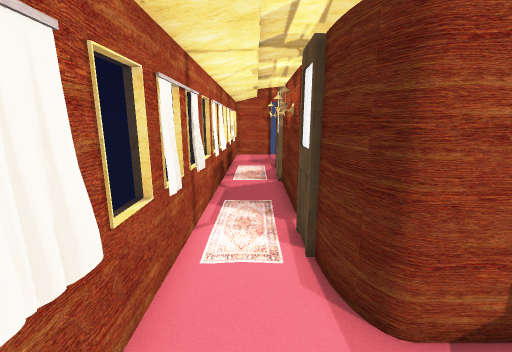
[1] (above)

12 first-person views from a walk through a scene from a Unity 3-D project. The camera is 1.5 m above the floor, tilts 12° down and sees 90° across. The floor is counted in squares, 0.5 m on a side. Each view is taken from the middle of a square. On the plan, view 1 faces up. The plan holds only what a view shows up to about 19 squares ahead; the rest is blank. The player is left out. Some animated figures are not drawn. Some surface patterns are stand-ins.

[2]
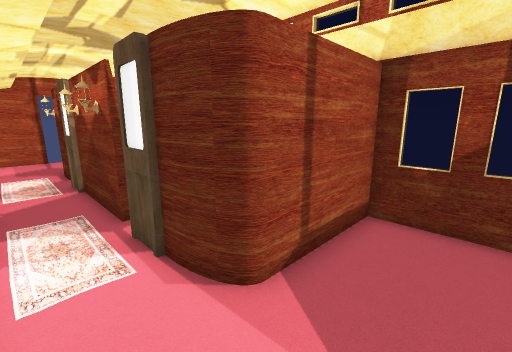

[3]
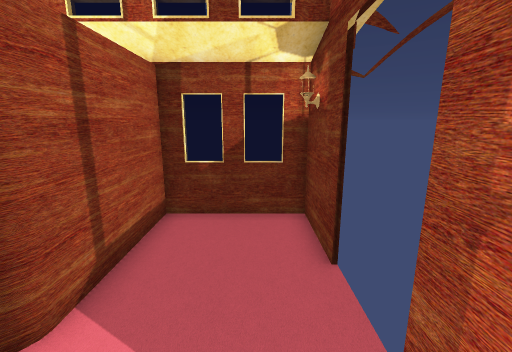

[4]
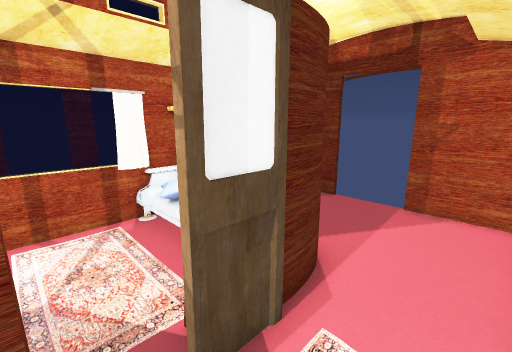

[5]
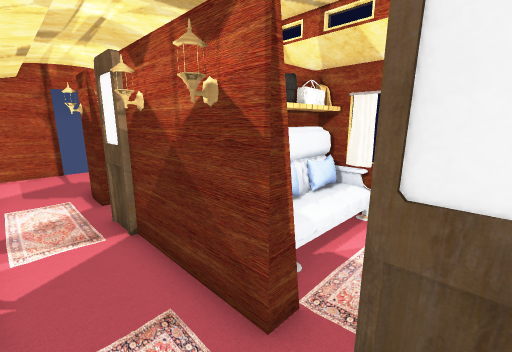

[6]
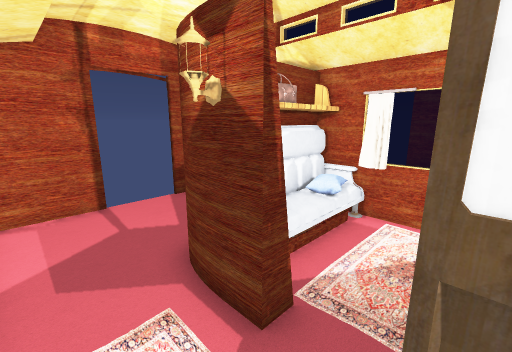

[7]
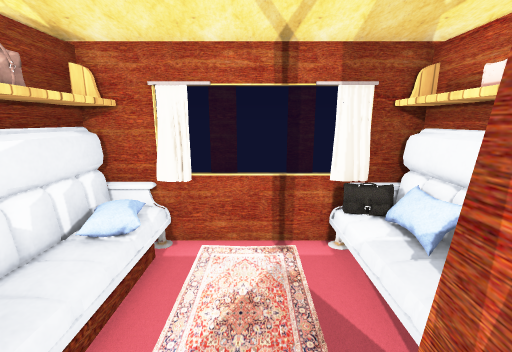

[8]
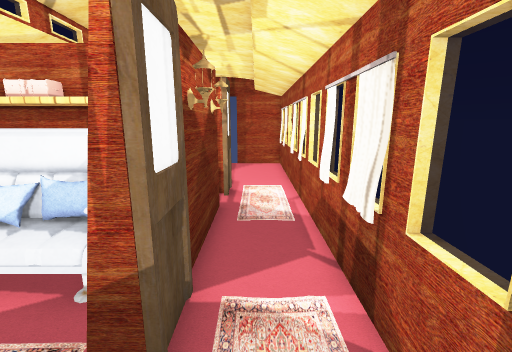

[9]
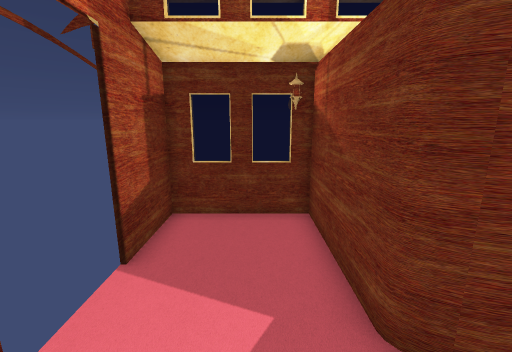

[10]
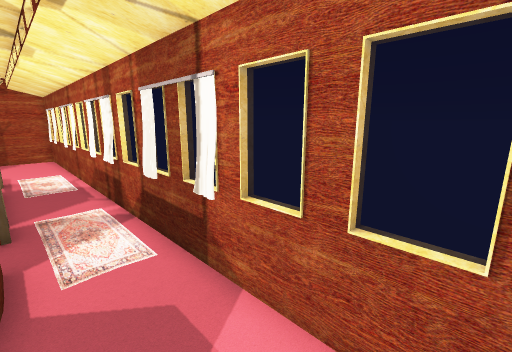

[11]
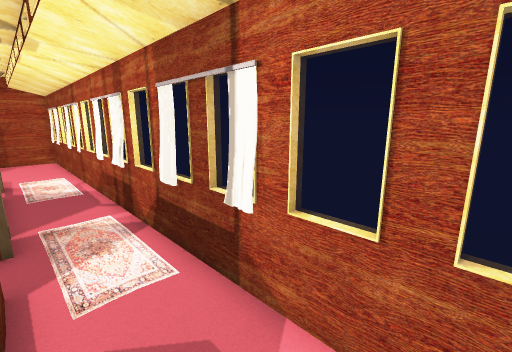

[12]
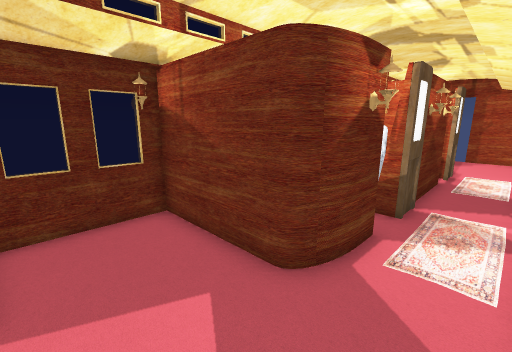

### Floor plan
Key: @ floor where view 1 was taken; # wall or solid block; x gap in a wall; . main floor; : floor 0.5 m higher than the main floor; = window, fence, low wall or low ledge; O other object.
Columns run from 2 left of view 1 to 7 right of it. Each row starts with its distance up from view 1.
 24 ####  x###
 23 #........#
 22 #........#
 21 #........#
 20 #........#
 19 #...##OO##
 18 #..#######
 17 #..##..  #
 16 #. ##OOOO#
 15 =. .OOOOO#
 14 #. ##OOOO#
 13 #..  :::##
 12 #..O ####
 11 #..# O##
 10 #..# O###
  9 =. # O   #
  8 #. ##OOOO#
  7 #. # OOOO#
  6 #. #OOOOO#
  5 #..  O:O #
  4 #..##OOO #
  3 #...######
  2 #........#
  1 #........#
  0 #.@......=
 -1 ## .... ##
 -2   ##  ##

Positions as (right, up) in squares from view 1, and headings:
1: (0, 0), facing up
2: (-1, 0), facing up-right
3: (-1, 0), facing right
4: (-1, 8), facing down-right
5: (-1, 6), facing up-right
6: (-1, 14), facing up-right
7: (1, 15), facing right
8: (0, 17), facing down
9: (-1, 21), facing right
10: (1, 23), facing down-left
11: (1, 22), facing down-left
12: (-1, 23), facing down-right
